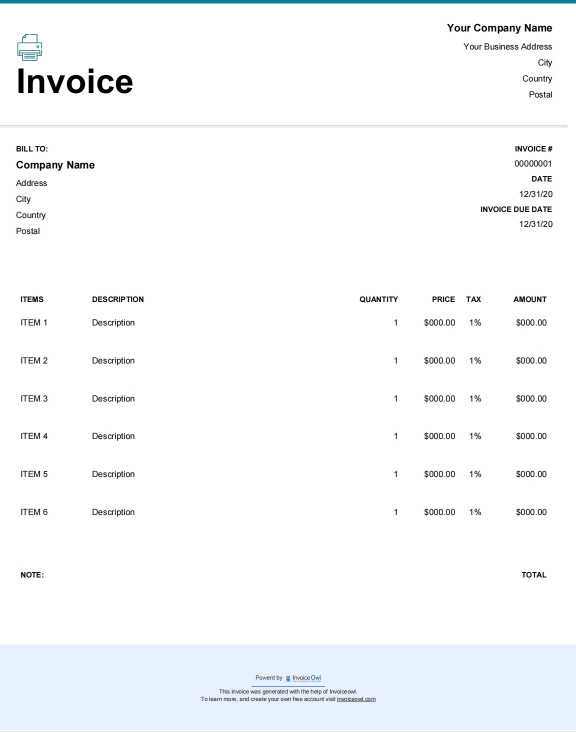
#> input picture data/input_images/inp4.jpg, 1152 x 1464 px (shown at 1/2 size)
$ python text_detection.py   (older library calls are emulated)
#> lines starting #> are read from the running program, lines starting #| are printed output that depends on the picture; after the words box and inside, x2 and y2 are one past the last pixel; in counts of white or black regions, pixels touching at a corner belong together
### task_classification.py
import cv2
import numpy as np

def line_detection(edges, threshold, min_line_length):
		rho = 1  # distance resolution in pixels of the Hough grid
		theta = np.pi / 180 # angular resolution in radians of the Hough grid
		max_line_gap = 20  # maximum gap in pixels between connectable line segments

		# Run Hough on edge detected image
		# Output "lines" is an array containing endpoints of detected line segments
		return cv2.HoughLinesP(edges, rho, theta, threshold, np.array([]),
							min_line_length, max_line_gap)
def auto_canny(image, sigma=0.33):
			#compute the median of the single channel pixel intensities
			v = np.median(image)
			#apply automatic Canny edge detection using the computed median
			lower = int(max(0, (1.0 - sigma) * v))
			upper = int(min(255, (1.0 + sigma) * v))
			edged = cv2.Canny(image, lower, upper)
			#return the edged image
			return edged

def filter_hlines(hlines, imgH):
		minY = 100000
		maxY = 0

		final_hlines = []
		for line in hlines:
			y_mean =  int(np.mean([line[0][1], line[0][3]]))
			if y_mean > imgH*0.1:
				minY = min(minY, y_mean)
			if y_mean < 0.9*imgH:
				maxY = max(maxY, y_mean)
			if (y_mean > imgH*0.1) and (y_mean < imgH*0.9):
				(x1,y1,x2,y2) = line[0]
				np.seterr(divide='ignore')
				slope = abs(np.arctan((y2-y1)/(x2-x1)))
				if slope<=(np.pi/6):
					final_hlines.append(line)
					# cv2.line(img,(x1,y1),(x2,y2),(0,255,0),5)
		return (final_hlines, minY, maxY)

# [43 lines left out: functions filter_vlines, combine_nearby_vlines, combine_nearby_hlines, not called in this run]

def task_classification(img):
		#Convert image to grayscale
		gray = cv2.cvtColor(img, cv2.COLOR_BGR2GRAY)

		#Apply edge detection
		edges = auto_canny(gray)

		#Apply Hough Transform to detect lines
		hlines = line_detection(edges, 150, 400)
		if (hlines is None):
			return (img, 0, 0)

		(final_hlines, minY, maxY) = filter_hlines(hlines, img.shape[0])
		if (len(final_hlines) == 0):
			return (img, 0, 0)

		#Cropping
		img = img[minY:maxY,:]
		edges = edges[minY:maxY,:]

		# Detecting vertical lines in the cropped image
		vlines = line_detection(edges, 10, 50)
		final_vlines = filter_vlines(vlines, img.shape[1])

		# Combine nearby vertical and horizontal lines
		(output_vlines, img) = combine_nearby_vlines(final_vlines, img)
		(output_hlines, img) = combine_nearby_hlines(final_hlines, img, minY, maxY)

		return (img, len(output_hlines), len(output_vlines))

### text_detection.py
import os
import cv2
import pytesseract
import task_classification

pytesseract.pytesseract.tesseract_cmd = '/usr/bin/tesseract'

delta = 0


def pre_process_image(img, save_in_file, morph_size=(10, 2)):
    # get rid of the color
    pre = cv2.cvtColor(img, cv2.COLOR_BGR2GRAY)
    # Otsu threshold
    pre = cv2.threshold(pre, 250, 255, cv2.THRESH_BINARY | cv2.THRESH_OTSU)[1]
    # dilate the text to make it solid spot
    cpy = pre.copy()
    struct = cv2.getStructuringElement(cv2.MORPH_RECT, morph_size)
    cpy = cv2.dilate(~cpy, struct, anchor=(-1, -1), iterations=1)
    pre = ~cpy

    if save_in_file is not None:
        cv2.imwrite(save_in_file, pre)
    return pre

def show_all_boxes(pre, min_text_height_limit=6, max_text_height_limit=40):
    contours, hierarchy = cv2.findContours(pre, cv2.RETR_LIST, cv2.CHAIN_APPROX_SIMPLE)

    temp = pre.copy()
    temp[:,:] = 255

    for contour in contours:
        (x,y,w,h) = cv2.boundingRect(contour)
        cv2.rectangle(temp, (x, y), (x + w, y + h), (0,255,0), 1)

    cv2.imwrite(os.path.join("./data", "boxes.jpg"), temp)

def show_filered_boxes(pre, img, min_text_height_limit=6, max_text_height_limit=40):
    contours, hierarchy = cv2.findContours(pre, cv2.RETR_LIST, cv2.CHAIN_APPROX_SIMPLE)

    temp = pre.copy()
    temp[:] = 255

    img = img.copy()

    # Getting the texts bounding boxes based on the text size assumptions
    boxes = []
    for contour in contours:
        box = cv2.boundingRect(contour)
        h = box[3]

        if min_text_height_limit < h < max_text_height_limit:
            boxes.append(box)

    for box in boxes:
        (x,y, w, h) = box
        cv2.rectangle(img, (x-delta, y-delta), (x + w+delta, y + h + delta), (0,255,0), 1)

    cv2.imwrite(os.path.join("./data", "filterd_boxes.jpg"), img)
    # return boxes


def find_text_boxes(pre, min_text_height_limit=6, max_text_height_limit=40):
    # Looking for the text spots contours
    # OpenCV 3
    # img, contours, hierarchy = cv2.findContours(pre, cv2.RETR_LIST, cv2.CHAIN_APPROX_SIMPLE)
    # OpenCV 4
    contours, hierarchy = cv2.findContours(pre, cv2.RETR_LIST, cv2.CHAIN_APPROX_SIMPLE)

    # Getting the texts bounding boxes based on the text size assumptions
    boxes = []
    for contour in contours:
        box = cv2.boundingRect(contour)
        h = box[3]

        if min_text_height_limit < h < max_text_height_limit:
            boxes.append(box)

    return boxes


# [51 lines left out: functions find_table_in_boxes, build_lines, not called in this run]


def find_table_cells(text_boxes):
    cluster_id = {}
    for idx,box in enumerate(text_boxes):
        cluster_id[box] = -1
        for i in range(0, idx):
            if overlap(box, text_boxes[i]):
                cluster_id[box] = i
                break
        if cluster_id[box] == -1:
            cluster_id[box] = idx

    clusters = {}
    maxCols = 0
    for key, val in cluster_id.items():
        if val not in clusters:
            clusters[val] = []
        clusters[val].append(key)
        maxCols = max(maxCols, len(clusters[val]))

    ret = []
    for val in clusters.values():
        if len(val) == maxCols:
            ret.append(val)
    for idx,r in enumerate(ret):
        ret[idx] = sorted(r, key=lambda x: x[0])
    ret = sorted(ret, key=lambda x: x[0][1])
    return ret

# [10 lines left out: function draw_boxes, not called in this run]


def overlap(box1, box2):
    box1_y2 = box1[1] + box1[3]
    box2_y1 = box2[1]
    overlap_y1 = min(box1_y2, box2_y1)
    overlap_y2 = max(box1_y2, box2_y1)
    overlap_len = overlap_y2 - overlap_y1

    if (overlap_y1 == box1_y2):
        return False
    if overlap_len <= 0.25*min(box1[3], box2[3]):
        return False
    return True

def get_text(rows, img):
    im = img.copy()
    pre = cv2.cvtColor(im, cv2.COLOR_BGR2GRAY)
    # Otsu threshold
    im = cv2.threshold(pre, 250, 255, cv2.THRESH_BINARY | cv2.THRESH_OTSU)[1]
    table_data = {}
    headers = rows[0]
    for idx, header in enumerate(headers):
        (x,y,w,h) = header
        # rect = cv2.rectangle(im, (x-delta, y-delta), (x + w + delta, y + h + delta), (0, 255, 0), 2)
        cropped = im[y-delta:y + delta + h, x-delta:x+delta + w]
        cv2.imwrite(f'./data/header_cropped_{idx}.png', cropped)
        # return
        header_text = pytesseract.image_to_string(cropped, config="--psm 10").strip()

        table_data[header_text] = []
        for ridx,row in enumerate(rows[1:]):
            (x,y,w,h) = row[idx]
            # rect = cv2.rectangle(im, (x-delta, y-delta), (x + w + delta, y + h + delta), (0, 255, 0), 2)
            cropped1 = im[y-delta:y + delta + h, x-delta:x+delta + w]
            cropped1 = cv2.resize(cropped1, (cropped1.shape[1]*2, cropped1.shape[0]*2))
            cv2.imwrite(f'./data/header_{ridx}_{idx}_.png', cropped1)
            text = pytesseract.image_to_string(cropped1, config="--psm 10").strip()
            table_data[header_text].append(text)
    return table_data


if __name__ == "__main__":
    path = os.path.join("./data/input_images", "inp4.jpg")
    img = cv2.imread(path)
#> img is the input picture: shape (1464, 1152, 3); mean B, G, R 250.7, 249, 247.4
    pre_file = os.path.join("./data", "pre.png")
    out_file = os.path.join("./data", "out.png")

    type_2 = False
    while True:
        (classified, numHLines, numVLines) = task_classification.task_classification(img)
        pre_processed = pre_process_image(classified, pre_file)
        show_all_boxes(pre_processed)
        show_filered_boxes(pre_processed, img)
        text_boxes = find_text_boxes(pre_processed)
        rows = find_table_cells(text_boxes)
        if len(rows) == 1:
            img = classified[:int(img.shape[0]*0.8), :]
            type_2 = True
        else:
            img = classified
            break
#> this loop made 1 pass
#> (numHLines, numVLines) on pass 1: (0, 0)
#> pass 1, in auto_canny, `edged = cv2.Canny(image, lower, upper)`:
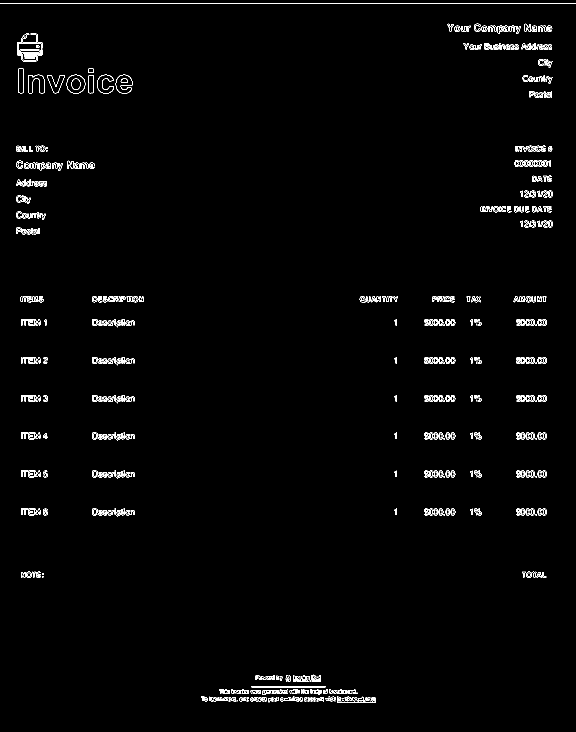
#> edged: shape (1464, 1152) (shown at 1/2 size); 1.4% white in thin lines or dots
#> pass 1, in pre_process_image, `pre = cv2.threshold(pre, 250, 255, cv2.THRESH_BINARY | cv2.THRESH_OTSU..`:
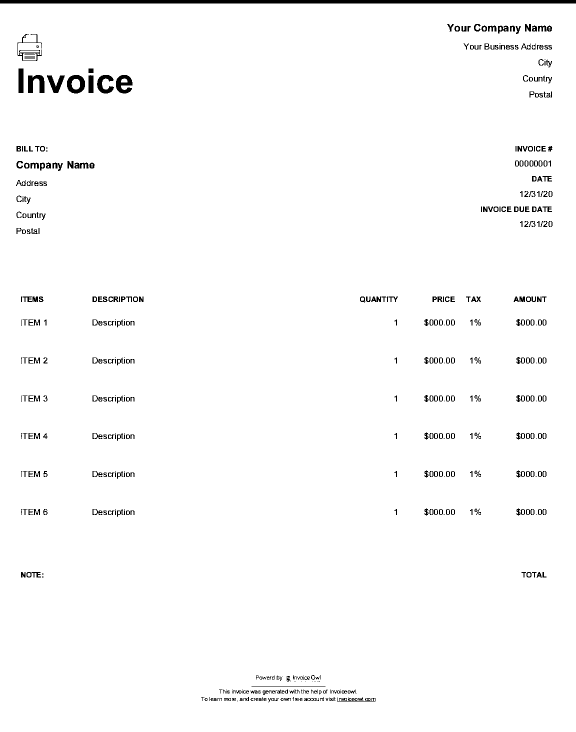
#> pre: shape (1464, 1152) (shown at 1/2 size); 98% white; 502 black regions (114 under 20 px), largest, box (x1, y1, x2, y2) and area: (0, 0, 1152, 7) 8064, (134, 150, 170, 187) 795, (232, 150, 265, 187) 782
#> pass 1, in pre_process_image, `cpy = cv2.dilate(~cpy, struct, anchor=(-1, -1), iterations=1)`:
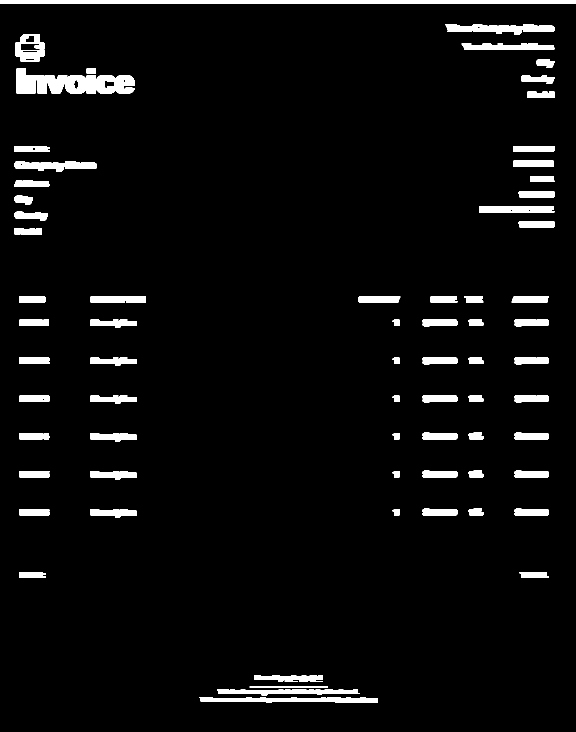
#> cpy: shape (1464, 1152) (shown at 1/2 size); 4.5% white; 78 white regions, largest, box (x1, y1, x2, y2) and area: (0, 0, 1152, 8) 9216, (33, 137, 270, 188) 7896, (890, 48, 1109, 69) 2997
#> after the loop:
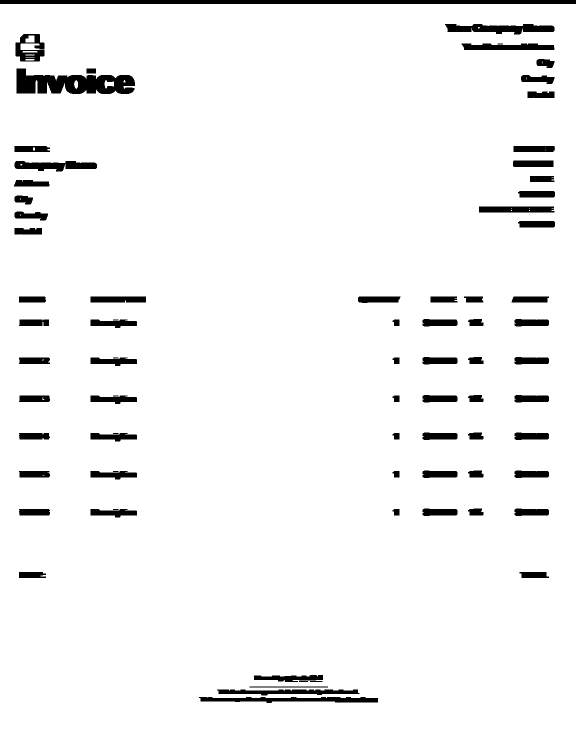
#> pre_processed: shape (1464, 1152) (shown at 1/2 size); 95.5% white; 78 black regions, largest, box (x1, y1, x2, y2) and area: (0, 0, 1152, 8) 9216, (33, 137, 270, 188) 7896, (890, 48, 1109, 69) 2997
    table_data = get_text(rows, img)
#> in get_text, `headers = rows[0]`: headers = [(37, 592, 56, 14), (180, 592, 113, 14), (715, 592, 87, 15), (860, 592, 56, 14), (927, 592, 41, 14), (1022, 592, 77, 14)]
#> the loop in get_text, `for idx, header in enumerate(headers):` made 1 pass
#> after the loop in get_text, `for idx, header in enumerate(headers):`: table_data = 0 items
#> (the run stopped early here; a loop or call above may not have finished)
